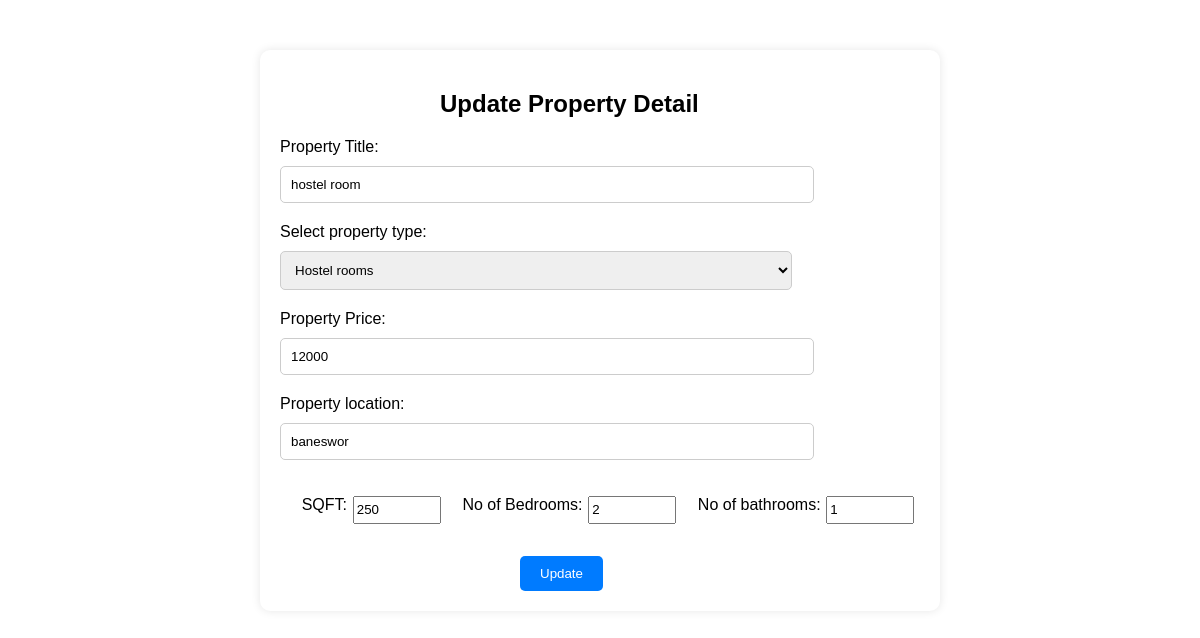
The app's page /Admin/update.php?id=81 with its own data.
### tables this page shows
CREATE TABLE `prop_detail` (
  `prod_id` int(10) NOT NULL,
  `title` varchar(30) NOT NULL,
  `type` varchar(20) NOT NULL,
  `price` varchar(20) NOT NULL,
  `location` varchar(50) NOT NULL,
  `image` varchar(255) NOT NULL,
  `area` int(20) NOT NULL,
  `bedroom` int(20) NOT NULL,
  `bathroom` int(20) NOT NULL,
  `latitude` double(10,6) NOT NULL DEFAULT 0.000000,
  `longitude` double(10,6) NOT NULL DEFAULT 0.000000
);

### Admin/update.php (the view, shortened to what this page needs)
<!DOCTYPE html>
<html lang="en">
<head>
</head>
<body>
         <?php
         include "../config.php";
         $id = $_GET['id'];
         $query= "select * from  prop_detail where prod_id='$id' ";
         $data=mysqli_query($conn,$query);
         $result =mysqli_fetch_assoc($data);
         ?>
    <form action="" method="POST" enctype="multipart/form-data">
        <div class="form_container">
           <h2>Update Property Detail</h2>
            <div class="prop_title">
                <label for="">Property Title:</label>
                <input type="text" value="<?php echo $result['title']; ?>" name="title" class="title" placeholder="Enter property title" required>
            </div>
            <div class="prop_type">
                <label for="">Select property type:</label>
                <select  name="type" id="p_type"   requied>
                    <option value="hostel room"
                    <?php
                    if($result['type'] =='hostel room')
                    {
                        echo "selected";
                    }
                    ?>
                    >Hostel rooms</option>
                 </select>
            </div>
            <div class="prop_price">
                <label for="">Property Price:</label>
                <input type="varchar" value="<?php echo $result['price']; ?>" name="price" class="price"  placeholder="Enter the price"  requied>
            </div>
            <div class="prop_location">
                <label for="">Property location:</label>
                <input type="text" value="<?php echo $result['location']; ?>" name="location" class="location" placeholder=" Enter the location"  required>
            </div>
            <div class="prop_detail">
               <label for="">SQFT:</label> <input type="number" value="<?php echo $result['area'];?>" name="area" class="feet">
               <label for="">No of Bedrooms:</label> <input type="number" value="<?php echo $result['bedroom'];?>" name="bedroom" class="bedroom">
               <label for="">No of bathrooms:</label> <input type="number" value="<?php echo $result['bathroom'];?>" name="bathroom" class="bathroom">
            </div>
            <div class="submit">
            <input type="submit" name="submit" value="Update" submit>
            </div>
         </div>
    </form>
</body>
</html>

### Admin/update.php (style rules this page uses)
body { margin: 0; padding: 0; font-family: Arial, sans-serif; }
.form_container { max-width: 40rem; margin: 50px auto; padding: 20px; background-color: #fff; border-radius: 10px; box-shadow: 0 0 10px rgba(0, 0, 0, 0.1); }
h2 { display:block; margin-left:10rem; }
.form_container label { display: block; margin-bottom: 10px; }
.form_container .prop_title .title { width: 80%; padding: 10px; margin-bottom: 20px; border: 1px solid #ccc; border-radius: 5px; }
.form_container select { width: 80%; padding: 10px; margin-bottom: 20px; border: 1px solid #ccc; border-radius: 5px; }
.form_container .prop_price .price { width: 80%; padding: 10px; margin-bottom: 20px; border: 1px solid #ccc; border-radius: 5px; }
.form_container .prop_location .location { width: 80%; padding: 10px; margin-bottom: 20px; border: 1px solid #ccc; border-radius: 5px; }
.prop_detail { display: flex; justify-content: space-evenly; margin-top:1rem; }
.prop_detail .feet { width: 5rem; }
.prop_detail .bedroom { width: 5rem; }
.prop_detail .bathroom { width: 5rem; }
.prop_detail label { margin-left: 1rem; }
.form_container .submit input[type="submit"] { background-color: #007bff; color: #fff; padding: 10px 20px; border: none; border-radius: 5px; cursor: pointer; position:relative; margin-top:2rem; margin-left:15rem; }

### records on screen
prop_detail: title "hostel room", type "Hostel rooms", price "12000", location "baneswor", area "250", bedroom "2", bathroom "1"
